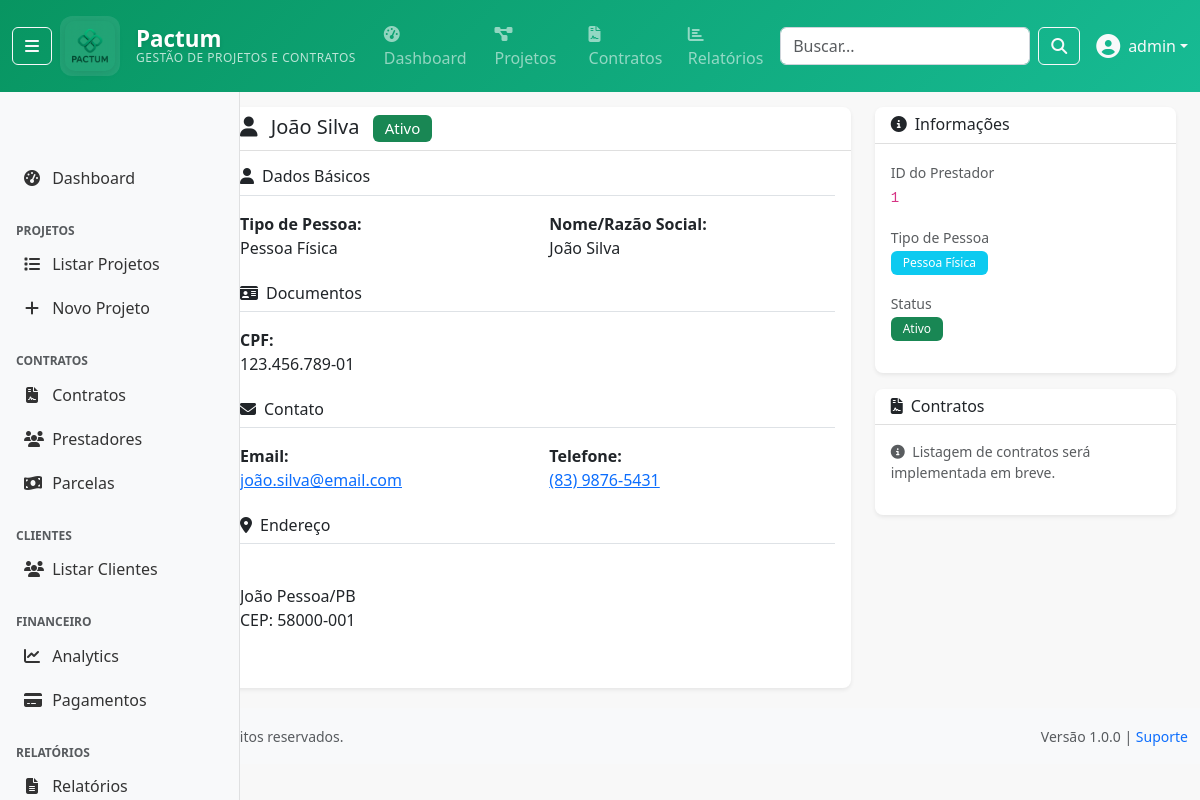
Page /contratos/prestadores/1/ (signed in) on the committed database.
### apps/accounts/models/user.py (models this page shows, shortened)
class User(AbstractUser):
    ROLE_CHOICES = [
        ('admin', 'Administrador'),
        ('ti', 'TI'),
        ('fiscal', 'Fiscal'),
        ('financeiro', 'Financeiro'),
        ('analista', 'Analista'),
        ('cliente', 'Cliente'),
    ]
    DEPARTMENT_CHOICES = [
        ('administrativo', 'Administrativo'),
        ('financeiro', 'Financeiro'),
        ('ti', 'Tecnologia da Informação'),
        ('fiscal', 'Fiscal'),
        ('operacional', 'Operacional'),
        ('diretoria', 'Diretoria'),
    ]
    cpf = models.CharField(
        'CPF', max_length=14, unique=True, null=True, blank=True,
        validators=[RegexValidator(
            regex=r'^\d{3}\.\d{3}\.\d{3}-\d{2}$|^\d{11}$',
            message='CPF deve estar no formato XXX.XXX.XXX-XX ou apenas números'
        )]
    )
    telefone = models.CharField('Telefone', max_length=20, blank=True)
    role = models.CharField('Função', max_length=20, choices=ROLE_CHOICES, default='analista')
    department = models.CharField('Departamento', max_length=30, choices=DEPARTMENT_CHOICES, blank=True)
    is_cliente_externo = models.BooleanField('Cliente Externo', default=False, help_text='Indica se é um cliente externo da FUNETEC')
    last_activity = models.DateTimeField('Última Atividade', null=True, blank=True)
    class Meta:
        verbose_name = 'Usuário'
        verbose_name_plural = 'Usuários'
        ordering = ['-date_joined']
        permissions = [
            ('can_manage_users', 'Pode gerenciar usuários'),
            ('can_view_financial_data', 'Pode ver dados financeiros'),
            ('can_manage_contracts', 'Pode gerenciar contratos'),
            ('can_manage_projects', 'Pode gerenciar projetos'),
            ('can_generate_reports', 'Pode gerar relatórios'),
        ]
    def __str__(self):
        return self.get_full_name() or self.username
    def is_admin(self):
        return self.role == 'admin' or self.is_superuser
    def is_cliente(self):
        return self.role == 'cliente' or self.is_cliente_externo
    def can_manage_projects(self):
        return self.is_admin() or self.has_perm('accounts.can_manage_projects')
    def can_view_financial_data(self):
        return self.role in ['admin', 'financeiro', 'fiscal'] or self.has_perm('accounts.can_view_financial_data')
    def can_manage_contracts(self):
        return self.role in ['admin', 'financeiro'] or self.has_perm('accounts.can_manage_contracts')
    def can_generate_reports(self):
        return not self.is_cliente() or self.has_perm('accounts.can_generate_reports')
    def can_manage_users(self):
        """Verificar se pode gerenciar usuários"""
        return self.is_admin() or self.has_perm('accounts.can_manage_users')

### apps/contratos/models/prestador.py (models this page shows, shortened)
class Prestador(BaseModel):
    TIPO_PESSOA_CHOICES = [
        ('PF', 'Pessoa Física'),
        ('PJ', 'Pessoa Jurídica'),
    ]
    tipo_pessoa = models.CharField(
        'Tipo de Pessoa',
        max_length=2,
        choices=TIPO_PESSOA_CHOICES
    )
    nome = models.CharField(
        'Nome/Razão Social',
        max_length=200,
        help_text='Nome completo para PF ou Razão Social para PJ'
    )
    nome_fantasia = models.CharField(
        'Nome Fantasia',
        max_length=200,
        blank=True,
        help_text='Apenas para PJ'
    )
    cpf = models.CharField(
        'CPF',
        max_length=14,
        blank=True,
        null=True,
        help_text='Apenas para PF'
    )
    cnpj = models.CharField(
        'CNPJ',
        max_length=18,
        blank=True,
        null=True,
        help_text='Apenas para PJ'
    )
    rg = models.CharField(
        'RG',
        max_length=20,
        blank=True,
        help_text='Apenas para PF'
    )
    inscricao_estadual = models.CharField(
        'Inscrição Estadual',
        max_length=20,
        blank=True,
        help_text='Apenas para PJ'
    )
    inscricao_municipal = models.CharField(
        'Inscrição Municipal',
        max_length=20,
        blank=True,
        help_text='Para PJ que prestam serviços'
    )
    email = models.EmailField('E-mail')
    telefone = models.CharField('Telefone', max_length=20, blank=True)
    cep = models.CharField('CEP', max_length=10, blank=True)
    logradouro = models.CharField('Logradouro', max_length=200, blank=True)
    numero = models.CharField('Número', max_length=10, blank=True)
    complemento = models.CharField('Complemento', max_length=100, blank=True)
    bairro = models.CharField('Bairro', max_length=100, blank=True)
    cidade = models.CharField('Cidade', max_length=100, blank=True)
    uf = models.CharField('UF', max_length=2, blank=True)
    banco = models.CharField('Banco', max_length=100, blank=True)
    agencia = models.CharField('Agência', max_length=20, blank=True)
    conta = models.CharField('Conta', max_length=20, blank=True)
    tipo_conta = models.CharField(
        'Tipo de Conta',
        max_length=20,
        choices=[
            ('corrente', 'Conta Corrente'),
            ('poupanca', 'Poupança'),
        ],
        blank=True
    )
    ativo = models.BooleanField('Ativo', default=True)
    observacoes = models.TextField('Observações', blank=True)
    class Meta:
        db_table = 'prestador'
        verbose_name = 'Prestador'
        verbose_name_plural = 'Prestadores'
        constraints = [
            models.UniqueConstraint(
                fields=['cpf'],
                condition=models.Q(cpf__isnull=False, tipo_pessoa='PF'),
                name='unique_cpf_when_not_null'
            ),
            models.UniqueConstraint(
                fields=['cnpj'],
                condition=models.Q(cnpj__isnull=False, tipo_pessoa='PJ'),
                name='unique_cnpj_when_not_null'
            ),
        ]

### apps/contratos/views/contrato_views.py (the view)
# urls.py: path('prestadores/<int:pk>/', contrato_views.PrestadorDetailView.as_view(), name='prestador_detail'),
class PrestadorDetailView(LoginRequiredMixin, DetailView):
    model = Prestador
    template_name = 'contratos/prestador_detail.html'
    context_object_name = 'prestador'
    def get_context_data(self, **kwargs):
        context = super().get_context_data(**kwargs)
        prestador = self.get_object()
        return context

### templates/contratos/prestador_detail.html (shortened to what this page needs)
{% extends 'base/base.html' %}
{% block page_title %}
    Detalhes do Prestador
{% endblock %}
{% block page_actions %}
<a href="{% url 'contratos:prestador_list' %}" class="btn btn-secondary">
     Voltar para Lista
</a>
<a href="{% url 'contratos:prestador_update' prestador.pk %}" class="btn btn-primary">
    <i class="fas fa-edit me-1"></i> Editar
</a>
{% endblock %}
{% block content %}
<div class="row">
    <div class="col-md-8">
        <div class="card shadow-sm">
            <div class="card-header">
                <h5 class="mb-0">
                    <i class="fas fa-user me-2"></i>
                    {{ prestador.nome }}
                    <span class="badge bg-{{ prestador.ativo|yesno:'success,secondary' }} ms-2">
                        {{ prestador.ativo|yesno:'Ativo,Inativo' }}
                    </span>
                </h5>
            </div>
            <div class="card-body">
                <div class="row mb-4">
                    <div class="col-12">
                        <h6 class="border-bottom pb-2 mb-3">
                            <i class="fas fa-user me-2"></i>Dados Básicos
                        </h6>
                    </div>
                    <div class="col-md-6">
                        <strong>Tipo de Pessoa:</strong><br>
                        {{ prestador.get_tipo_pessoa_display }}
                    </div>
                    <div class="col-md-6">
                        <strong>Nome/Razão Social:</strong><br>
                        {{ prestador.nome }}
                    </div>
                </div>
                <div class="row mb-4">
                    <div class="col-12">
                        <h6 class="border-bottom pb-2 mb-3">
                            <i class="fas fa-id-card me-2"></i>Documentos
                        </h6>
                    </div>
                    {% if prestador.cpf %}
                    <div class="col-md-4">
                        <strong>CPF:</strong><br>
                        {{ prestador.cpf }}
                    </div>
                    {% endif %}
                </div>
                {% if prestador.email or prestador.telefone %}
                <div class="row mb-4">
                    <div class="col-12">
                        <h6 class="border-bottom pb-2 mb-3">
                            <i class="fas fa-envelope me-2"></i>Contato
                        </h6>
                    </div>
                    {% if prestador.email %}
                    <div class="col-md-6">
                        <strong>Email:</strong><br>
                        <a href="mailto:{{ prestador.email }}">{{ prestador.email }}</a>
                    </div>
                    {% endif %}
                    {% if prestador.telefone %}
                    <div class="col-md-6">
                        <strong>Telefone:</strong><br>
                        <a href="tel:{{ prestador.telefone }}">{{ prestador.telefone }}</a>
                    </div>
                    {% endif %}
                </div>
                {% endif %}
                {% if prestador.cep or prestador.logradouro %}
                <div class="row mb-4">
                    <div class="col-12">
                        <h6 class="border-bottom pb-2 mb-3">
                            <i class="fas fa-map-marker-alt me-2"></i>Endereço
                        </h6>
                    </div>
                    <div class="col-md-12">
                        <address>
                            {% if prestador.complemento %} - {{ prestador.complemento }}{% endif %}<br>
                            {% if prestador.cidade %}{{ prestador.cidade }}/{% endif %}{{ prestador.uf|default:"" }}<br>
                            {% if prestador.cep %}CEP: {{ prestador.cep }}{% endif %}
                        </address>
                    </div>
                </div>
                {% endif %}
            </div>
        </div>
    </div>
    <div class="col-md-4">
        <div class="card shadow-sm">
            <div class="card-header">
                <h6 class="mb-0">
                    <i class="fas fa-info-circle me-2"></i>Informações
                </h6>
            </div>
            <div class="card-body">
                <div class="mb-3">
                    <small class="text-muted">ID do Prestador</small><br>
                    <code>{{ prestador.pk }}</code>
                </div>
                <div class="mb-3">
                    <small class="text-muted">Tipo de Pessoa</small><br>
                    <span class="badge bg-info">
                        {{ prestador.get_tipo_pessoa_display }}
                    </span>
                </div>
                <div class="mb-3">
                    <small class="text-muted">Status</small><br>
                    <span class="badge bg-{{ prestador.ativo|yesno:'success,secondary' }}">
                        {{ prestador.ativo|yesno:'Ativo,Inativo' }}
                    </span>
                </div>
            </div>
        </div>
        <div class="card shadow-sm mt-3">
            <div class="card-header">
                <h6 class="mb-0">
                    <i class="fas fa-file-contract me-2"></i>Contratos
                </h6>
            </div>
            <div class="card-body">
                <p class="text-muted small">
                    <i class="fas fa-info-circle me-1"></i>
                    Listagem de contratos será implementada em breve.
                </p>
            </div>
        </div>
    </div>
</div>
{% endblock %}

### templates/base/navbar.html (shortened to what this page needs)
{% load static %}
<nav class="navbar navbar-expand-md navbar-dark fixed-top" style="background: linear-gradient(135deg, #089561 0%, #17BB94 100%);">
    <div class="container-fluid">
        {% if user.is_authenticated %}
            <button class="btn btn-outline-light me-2" type="button" id="sidebarToggle" title="Recolher/Expandir Menu"
                    aria-label="Toggle sidebar" aria-pressed="false">
                <i class="fas fa-bars"></i>
            </button>
        {% endif %}
        <a class="navbar-brand d-flex align-items-center logo-brand-enhanced" href="{% url 'dashboard:index' %}">
            <div class="logo-container me-3">
                <img src="{% static 'img/logo_pactum.png' %}" alt="Pactum - Gestão de Projetos e Contratos" height="50" class="logo-img">
            </div>
            <div class="brand-text-container">
                <div class="brand-title">Pactum</div>
                <div class="brand-subtitle d-none d-lg-block">Gestão de Projetos e Contratos</div>
            </div>
        </a>
        <div class="collapse navbar-collapse" id="navbarNav">
            {% if user.is_authenticated %}
                <ul class="navbar-nav me-auto">
                    <li class="nav-item">
                        <a class="nav-link" href="{% url 'dashboard:index' %}">
                            <i class="fas fa-tachometer-alt me-1"></i>Dashboard
                        </a>
                    </li>
                    {% if user.can_manage_projects %}
                        <li class="nav-item">
                            <a class="nav-link" href="{% url 'projetos:projeto_list' %}">
                                <i class="fas fa-project-diagram me-1"></i>Projetos
                            </a>
                        </li>
                    {% endif %}
                    {% if user.can_manage_contracts %}
                        <li class="nav-item">
                            <a class="nav-link" href="{% url 'contratos:contrato_list' %}">
                                <i class="fas fa-file-contract me-1"></i>Contratos
                            </a>
                        </li>
                    {% endif %}
                    {% if user.can_view_financial_data %}
                        <li class="nav-item">
                            <a class="nav-link" href="{% url 'relatorios:relatorio_list' %}">
                                <i class="fas fa-chart-bar me-1"></i>Relatórios
                            </a>
                        </li>
                    {% endif %}
                </ul>
                <form class="d-flex me-3" method="get" action="{% url 'dashboard:index' %}">
                    <input class="form-control me-2" type="search" placeholder="Buscar..." name="q"
                           value="{{ request.GET.q }}" style="width: 250px;">
                    <button class="btn btn-outline-light" type="submit">
                        <i class="fas fa-search"></i>
                    </button>
                </form>
                <div class="dropdown">
                    <a class="nav-link dropdown-toggle text-light d-flex align-items-center" href="#"
                       id="userDropdown" role="button" data-bs-toggle="dropdown">
                        {% if user.avatar %}
                            <img src="{{ user.avatar.url }}" class="rounded-circle me-2" width="32" height="32">
                        {% else %}
                            <i class="fas fa-user-circle me-2 fs-4"></i>
                        {% endif %}
                        {{ user.get_full_name|default:user.username }}
                    </a>
                </div>
            {% endif %}
        </div>
    </div>
</nav>

### rows in the picture
User: get_full_name "admin"
Prestador: nome "João Silva", ativo "Ativo", tipo_pessoa "Pessoa Física", cpf "123.456.789-01", email "joão.silva@email.com", telefone "(83) 9876-5431", cidade "João Pessoa", uf "PB", cep "58000-001", pk "1"
